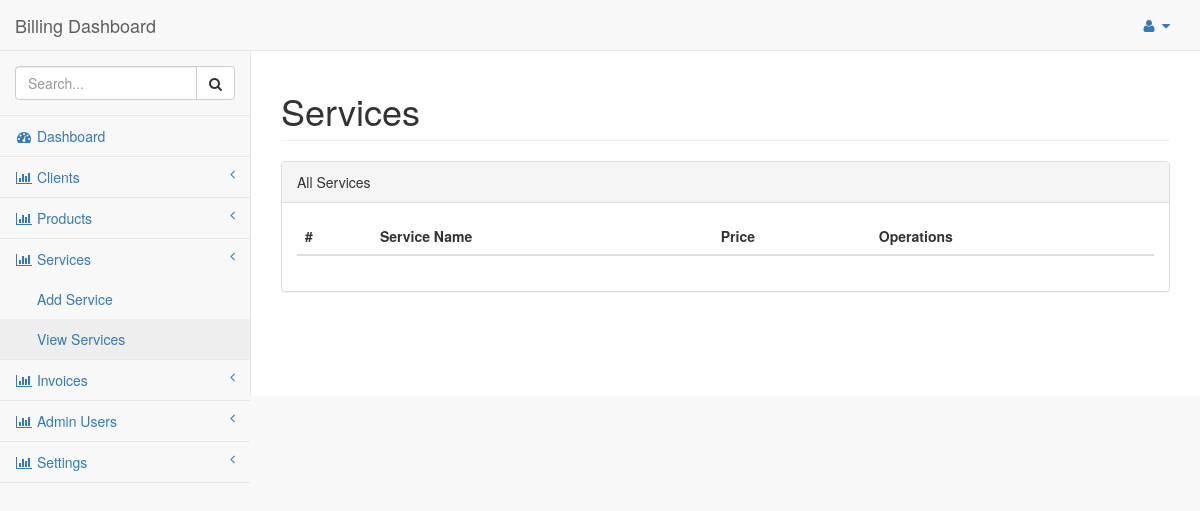
Before: /view-services.php with the older database file.
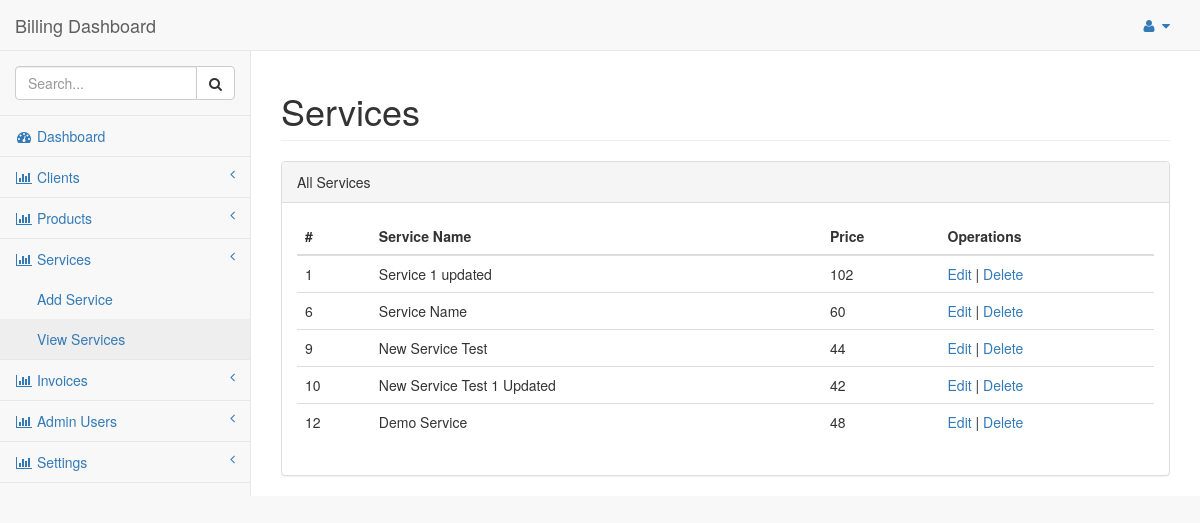
After: the same page with the newer database file.
### tables this page shows
CREATE TABLE `items` (
  `id` int(11) NOT NULL,
  `name` varchar(255) NOT NULL,
  `description` varchar(255) NOT NULL,
  `type` varchar(255) NOT NULL,
  `price` varchar(255) NOT NULL,
  `stock` varchar(255) NOT NULL DEFAULT '0',
  `created` datetime NOT NULL DEFAULT current_timestamp(),
  `updated` datetime NOT NULL DEFAULT current_timestamp()
);

### view-services.php (the view)
<?php
    include('includes/header.php');
    include('includes/navigation.php');
    require_once('includes/connect.php');
    $sql = "SELECT * FROM items WHERE type='service'";
    $result = $db->query($sql);
    $res = $result->fetchAll(PDO::FETCH_ASSOC);
?>
        <div id="page-wrapper" style="min-height: 345px;">
            <div class="row">
                <div class="col-lg-12">
                    <h1 class="page-header">Services</h1>
                </div>
            </div>
            <div class="row">
                <div class="col-lg-12">
                    <div class="panel panel-default">
                        <div class="panel-heading">
                            All Services
                        </div>
                        <div class="panel-body">
                            <div class="table-responsive">
                                <table class="table table-hover">
                                    <thead>
                                        <tr>
                                            <th>#</th>
                                            <th>Service Name</th>
                                            <th>Price</th>
                                            <th>Operations</th>
                                        </tr>
                                    </thead>
                                    <tbody>
                                        <?php foreach ($res as $service) { ?>
                                        <tr>
                                            <td><?php echo $service['id']; ?></td>
                                            <td><?php echo $service['name']; ?></td>
                                            <td><?php echo $service['price']; ?></td>
                                            <td><a href="update-service.php?id=<?php echo $service['id']; ?>">Edit</a> | <a href="delete-item.php?id=<?php echo $service['id']; ?>">Delete</a></td>
                                        </tr>
                                        <?php } ?>
                                    </tbody>
                                </table>
                            </div>
                        </div>
                    </div>
            </div>
        </div>
<?php include('includes/footer.php'); ?>

Changed rows visible on the page:
added items: id "1", name "Service 1 updated", price "102"
added items: id "6", name "Service Name", price "60"
added items: id "9", name "New Service Test", price "44"
added items: id "10", name "New Service Test 1 Updated", price "42"
added items: id "12", name "Demo Service", price "48"
